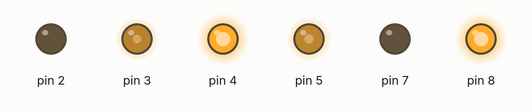
Recording of a sketch running on a simulated Arduino Uno, built with avr-gcc and run on an emulated ATmega328P. Parts: output pins drawn as LEDs (lit = HIGH).

Above: at 0.05 s.
At 4.8 s:
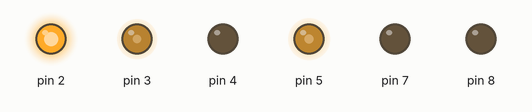
At 9.55 s:
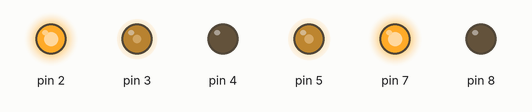
Timing chart, 0 to 11.0 s (numbered marks = the images above):
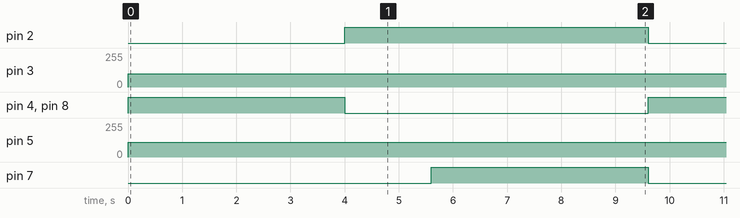

The sketch:

Given_mc_code.ino
```cpp
typedef struct {
    int Trig;
    int Echo;
} ultrasonic_sensor;

typedef struct {
    int In1;
    int In2;
    int Enable;
} motor;

ultrasonic_sensor UltrasonicSensor = {};
motor MotorL = {};
motor MotorR = {};

void
setup() {
    Serial.begin(9600);

    //////////////////////////////////////
    // ULTRASONIC SENSOR
    //////////////////////////////////////
//  UltrasonicSensor.Trig = 12;
//  UltrasonicSensor.Echo = 13;
//    pinMode(UltrasonicSensor.Trig, ...);
//    pinMode(UltrasonicSensor.Echo, ...);

    //////////////////////////////////////
    // MOTORS
    //////////////////////////////////////
    MotorL.In1 = 2;
    MotorL.In2 = 4;
    MotorL.Enable = 5;
    pinMode(MotorL.In1, OUTPUT);
    pinMode(MotorL.In2, OUTPUT);
    pinMode(MotorL.Enable, OUTPUT);

    MotorR.In1 = 7;
    MotorR.In2 = 8;
    MotorR.Enable = 3;
    pinMode(MotorR.In1, OUTPUT);
    pinMode(MotorR.In2, OUTPUT);
    pinMode(MotorR.Enable, OUTPUT);
}

void
loop() {
    /*
    // Clears the trigPin
    digitalWrite(UltrasonicSensor.Trig, LOW);
    delayMicroseconds(2);

  // Sends a pulse
    digitalWrite(UltrasonicSensor.Trig, HIGH);
    delayMicroseconds(10);
    digitalWrite(UltrasonicSensor.Trig, LOW);

    // Reads the echoPin, returns the sound wave round trip time in microseconds
    float Duration = pulseIn(UltrasonicSensor.Echo, HIGH);

    // Calculates the distance based on the sound wave round trip time
    int Distance = Duration*0.034f/2;
    */

    // Drive forwards
    int MotorLSpeed = 110;
    int MotorRSpeed = 100;

//    // EX1:
//    // Forward
//    digitalWrite(MotorL.In1, HIGH);
//    digitalWrite(MotorL.In2, LOW);
//    analogWrite(MotorL.Enable, MotorLSpeed);
//    digitalWrite(MotorR.In1, HIGH);
//    digitalWrite(MotorR.In2, LOW);
//    analogWrite(MotorR.Enable, MotorRSpeed);
//    delay(1000);
//
//    // Right 90 degree
//    digitalWrite(MotorL.In1, HIGH);
//    digitalWrite(MotorL.In2, LOW);
//    analogWrite(MotorL.Enable, MotorLSpeed);
//    digitalWrite(MotorR.In1, LOW);
//    digitalWrite(MotorR.In2, LOW);
//    analogWrite(MotorR.Enable, MotorRSpeed);
//    delay(900);
//
//    // Forward
//    digitalWrite(MotorL.In1, HIGH);
//    digitalWrite(MotorL.In2, LOW);
//    analogWrite(MotorL.Enable, MotorLSpeed);
//    digitalWrite(MotorR.In1, HIGH);
//    digitalWrite(MotorR.In2, LOW);
//    analogWrite(MotorR.Enable, MotorRSpeed);
//    delay(1000);

    // EX2:
    // Backward
    digitalWrite(MotorL.In1, LOW);
    digitalWrite(MotorL.In2, HIGH);
    analogWrite(MotorL.Enable, MotorLSpeed);
    digitalWrite(MotorR.In1, LOW);
    digitalWrite(MotorR.In2, HIGH);
    analogWrite(MotorR.Enable, MotorRSpeed);
    delay(4000);

    // Right 90 degree
    digitalWrite(MotorL.In1, HIGH);
    digitalWrite(MotorL.In2, LOW);
    analogWrite(MotorL.Enable, MotorLSpeed);
    digitalWrite(MotorR.In1, LOW);
    digitalWrite(MotorR.In2, LOW);
    analogWrite(MotorR.Enable, MotorRSpeed);
    delay(1600);

    // Forward
    digitalWrite(MotorL.In1, HIGH);
    digitalWrite(MotorL.In2, LOW);
    analogWrite(MotorL.Enable, MotorLSpeed);
    digitalWrite(MotorR.In1, HIGH);
    digitalWrite(MotorR.In2, LOW);
    analogWrite(MotorR.Enable, MotorRSpeed);
    delay(4000);


}
```

Measured:
- by itself, pin 2: alternates HIGH for 5.6 s and LOW for 4.0 s
- by itself, pin 3: 0/255 → 100/255 at 0.00 s
- by itself, pin 4, pin 7, pin 8: alternates HIGH for 4.0 s and LOW for 5.6 s
- by itself, pin 5: 0/255 → 110/255 at 0.00 s
